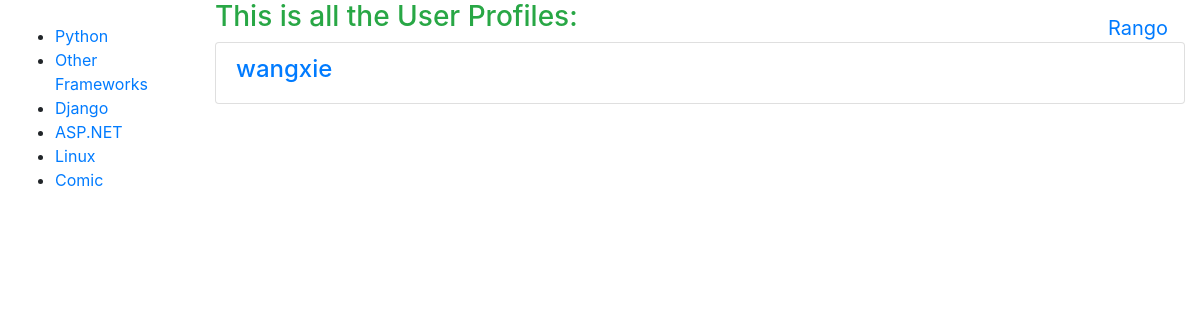
Before: /rango/list_profile/ with the older database file.
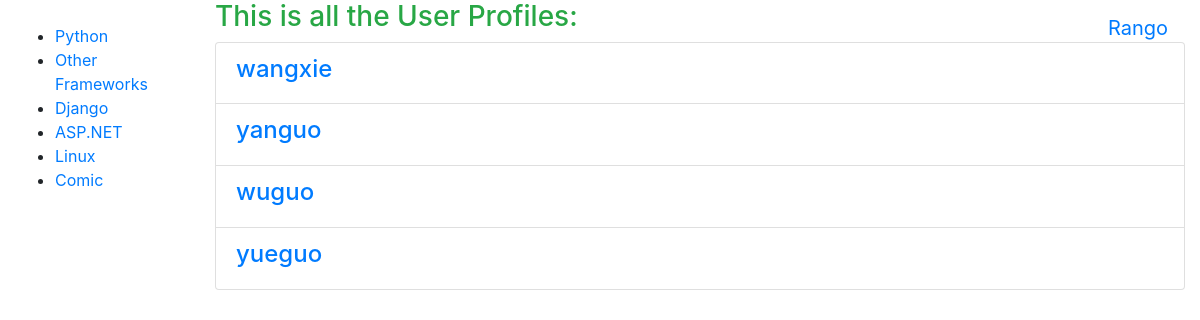
After: the same page with the newer database file.
### rango/models.py (models this page shows, shortened)
class Category(models.Model):
	name = models.CharField(max_length=128, unique=True)
	views = models.IntegerField(default=0)
	likes = models.IntegerField(default=0)
	slug = models.SlugField(blank=True)
	class Meta:
		verbose_name_plural = 'Categories'

class UserProfile(models.Model):
	user = models.OneToOneField(User)
	website = models.URLField(blank=True)
	picture = models.ImageField(upload_to='profile_images', blank=True)

### rango/views.py (the view)
def list_profile(request):
	list_profile = UserProfile.objects.all()
	return render(request, 'rango/list_profile.html', {'list_profile':list_profile})

### rango/templatetags/rango_template_tags.py (called while the page is built)
@register.inclusion_tag('rango/cats.html')
def get_category_list(cat=None):
	return {'cats': Category.objects.all(),
		'act_cat': cat}

### templates/rango/list_profile.html (shortened to what this page needs)
{% extends 'rango/base.html' %}
{% load staticfiles %}
{% block body_block %}
	<h3 class="text-success">This is all the User Profiles:</h3>
		<div class="panel">
			{% if list_profile %}
						{% for listuser in list_profile %}
						<div class="list-group-item">
							<h4 class="list-group-item-heading">
								<a href="{% url 'rango:update_profile' listuser.user.username %}">{{listuser.user.username}}</a>
							</h4>
						</div>
					{% endfor %}
			{% else %}
				<p>There are no users for the site.</p>
			{% endif %}
		</div>
{% endblock %}

### templates/rango/cats.html
<ul>
{% if cats %}
	{% for c in cats %}
		{% if c == act_cat %}
			<li>
			<strong>
				<a href="{% url 'rango:show_category' c.slug %}">{{ c.name }}</a>
			</strong>
			</li>
		{% else %}
			<li>
				<a href="{% url 'rango:show_category' c.slug %}">{{ c.name }}</a>
			</li>
		{% endif %}
	{% endfor %}
{% else %}
	<li><strong>There are no categories present.</strong></li>
{% endif %}
</ul>

Changed rows visible on the page:
added UserProfile: user.username "yanguo"
added UserProfile: user.username "wuguo"
added UserProfile: user.username "yueguo"
